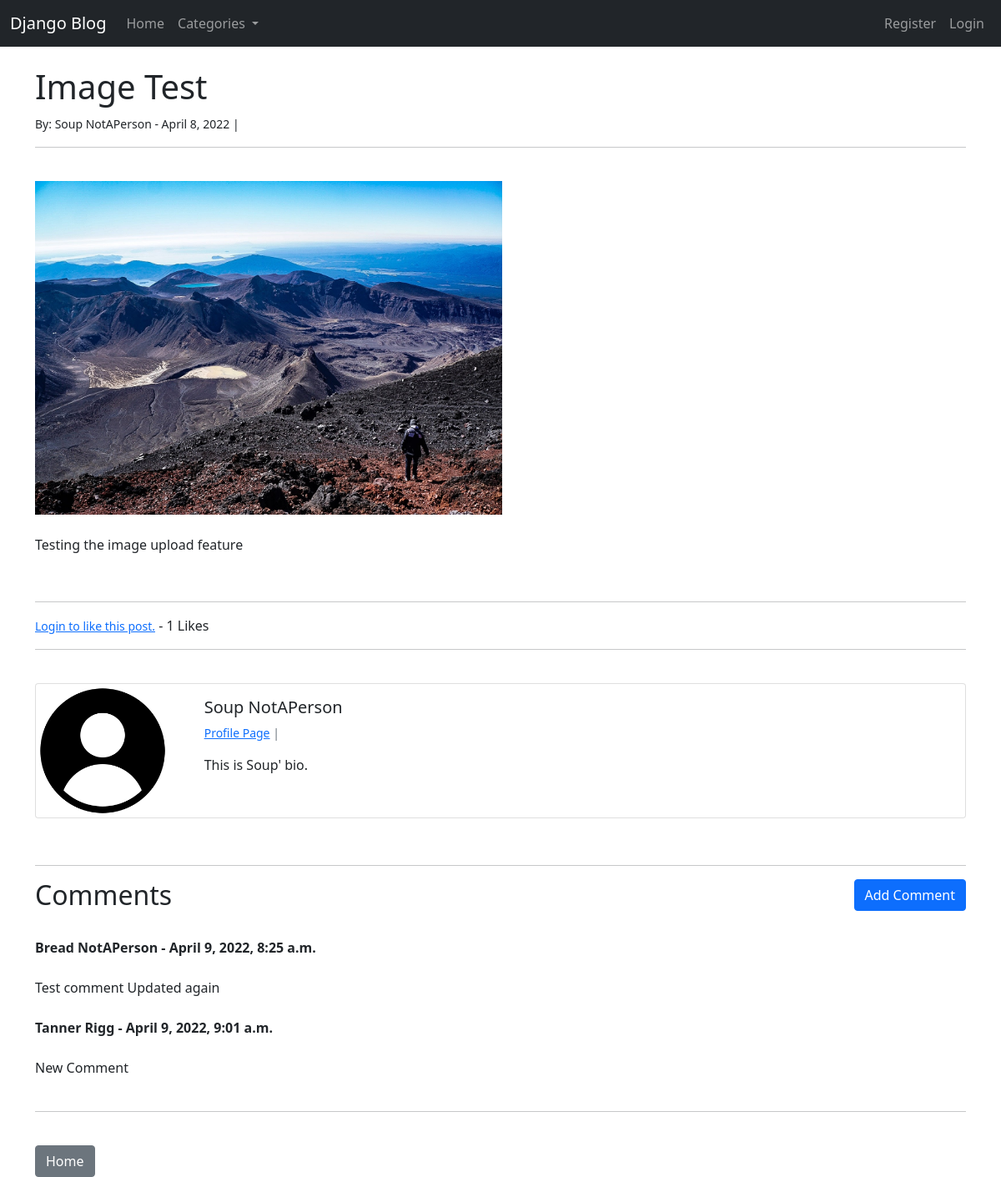
Page /article/21 on the committed database.
### theblog/models.py (models this page shows, shortened)
class Post(models.Model):
    title = models.CharField(max_length=255)
    header_image = models.ImageField(null=True, blank=True, upload_to='images/')
    author = models.ForeignKey(User, on_delete=models.CASCADE)
    body = RichTextField(blank='True', null=True)
    post_date = models.DateField(auto_now_add=True)
    category = models.CharField(max_length=255, default='unspecified')
    likes = models.ManyToManyField(User, related_name='blog_posts')
    snippet = models.CharField(max_length=255,)
    def total_likes(self):
        return self.likes.count()

class Profile(models.Model):
    user = models.OneToOneField(User, null=True, on_delete=models.CASCADE)
    bio = models.TextField()
    profile_pic = models.ImageField(null=True, blank=True, upload_to='images/profile/')
    website_url= models.CharField(max_length=255, null=True, blank=True)
    facebook_url= models.CharField(max_length=255, null=True, blank=True)
    twitter_url= models.CharField(max_length=255, null=True, blank=True)
    instagram_url= models.CharField(max_length=255, null=True, blank=True)
    github_url= models.CharField(max_length=255, null=True, blank=True)

class Comment(models.Model):
    post = models.ForeignKey(Post, on_delete=models.CASCADE, related_name='comments')
    user = models.ForeignKey(User, on_delete=models.CASCADE)
    body = models.TextField()
    date_added = models.DateTimeField(auto_now_add=True)

### theblog/views.py (the view)
# urls.py: path('article/<int:pk>', ArticleDetailView.as_view(), name='article-detail'),
class ArticleDetailView(DetailView):
    model = Post
    template_name = 'article_details.html'
    def get_context_data(self, *args, **kwargs):
        cat_menu = Category.objects.all().order_by('name')
        context = super(ArticleDetailView, self).get_context_data(*args, **kwargs)
        current_post = get_object_or_404(Post, id=self.kwargs['pk'])
        total_likes = current_post.total_likes()
        liked = False
        if current_post.likes.filter(id=self.request.user.id).exists():
            liked = True
        context["cat_menu"] = cat_menu
        context["total_likes"] = total_likes
        context["liked"] = liked
        return context

### theblog/models.py (called while the page is built)
    def __str__(self):
        return self.name

### theblog/templates/article_details.html (shortened to what this page needs)
{% extends 'base.html' %}
{% load static %}
{% block content %}
<h1>{{ post.title }}</h1>
<small>
    By: {{ post.author.first_name }} {{ post.author.last_name }} -
    {{ post.post_date }} |
</small><br>
<hr>
<br>
{% if post.header_image %}
<img src= "{{ post.header_image.url }}" style="width: 35rem; height: 25rem;">
<br><br>
{% endif %}
{{ post.body|safe }}
<br>
<hr>
<form action="{% url 'like_post' post.pk %}" method="POST">
    {% if user.is_authenticated %}
        {% if liked %}
            <button type="submit" name="post_id" value="{{ post.id }}" class="btn btn-danger btn-sm">Unlike</button>
        {% else %}
            <button type="submit" name="post_id" value="{{ post.id }}" class="btn btn-primary btn-sm">Like</button>
        {% endif %}
    {% else %}
        <small> <a href="{% url 'login' %}"> Login to like this post.</a></small>
    {% endif %}
    - {{ total_likes }} Likes
</form>
<hr>
<br>
<div class="card mb-3">
    <div class="row g-0">
      <div class="col-md-2">
    {% if post.author.profile.profile_pic %}
        <img src="{{ post.author.profile.profile_pic.url }}" class="img-fluid" style="max-width: 10rem;">
    {% else %}
        <img src="{% static 'theblog/images/default_profile_pic.png' %}" class="img-fluid" style="max-width: 10rem;">
    {% endif %}
      </div>
      <div class="col-md-10">
        <div class="card-body">
          <h5 class="card-title">{{ post.author.first_name }} {{ post.author.last_name }}</h5>
            <p class="small text-muted">
                <a href="{% url 'show_profile_page' post.author.profile.id %}">Profile Page</a> |
            </p>
          <p class="card-text">{{ post.author.profile.bio }}</p>
        </div>
      </div>
    </div>
  </div>
  <br>
  <hr>
  <h2>Comments<a href="{% url 'add_comment' post.pk %}" class="btn btn-primary" style="float:right;">Add Comment</a></h2>
  <br>
  {% if not post.comments.all %}
      No Comments Yet <a href="{% url 'add_comment' post.pk %}">Add One</a>
  {% else %}
      {% for comment in post.comments.all %}
          <strong>{{ comment.user.first_name }} {{comment.user.last_name}} - {{ comment.date_added }}</strong>
        {% if user.is_authenticated %}
            {% if user.id == comment.user.id %}
                <small>
                    <a href="{% url 'edit_comment' comment.pk %}">[Edit]</a>
                    <a href="{% url 'delete_comment' comment.pk %}">[Delete]</a>
                </small><br>
            {% else %}
                <br>
            {% endif %}
        {% else %}
            <br>
        {% endif %}
          <br>
          {{ comment.body }}
          <br><br>
      {% endfor %}
  {% endif %}
  <hr>
  <br>
<a href="{% url 'home' %}" class="btn btn-secondary">Home</a>
{% endblock %}

### theblog/templates/base.html (shortened to what this page needs)
<!Doctype html>
<html lang="en">
  <head>
    <link href="https://cdn.jsdelivr.net/npm/bootstrap@5.1.3/dist/css/bootstrap.min.css" rel="stylesheet">
  </head>
  <body>
    <nav class="navbar navbar-expand-lg navbar-dark bg-dark">
        <div class="container-fluid">
          <a class="navbar-brand" href="{% url 'home' %}">Django Blog</a>
          <div class="collapse navbar-collapse" id="navbarSupportedContent">
            <ul class="navbar-nav me-auto mb-2 mb-lg-0">
              <li class="nav-item">
                <a href="{% url 'home' %}" class="nav-link">Home</a>
              </li>
              {% if cat_menu %}
              <li class="nav-item dropdown">
                <a class="nav-link dropdown-toggle" href="#" id="navbarDropdown" role="button" data-bs-toggle="dropdown" aria-expanded="false">
                  Categories
                </a>
              </li>
              {% else %}
                <li class="nav-item">
                  <a class="nav-link" href="{% url 'category-list' %}">Categories</a>
                </li>
              {% endif %}
            </ul>
            <ul class="navbar-nav ml-auto">
              {% if user.is_authenticated %}
                <li class="nav-item dropdown">
                  <a class="nav-link dropdown-toggle" href="#" id="navbarDropdown" role="button" data-bs-toggle="dropdown" aria-expanded="false">
                    {{ user.username }}
                  </a>
                  <ul class="dropdown-menu dropdown-menu-end" aria-labelledby="navbarDropdown">
                    <li><a class="dropdown-item" href="{% url 'edit_profile' %}">Edit User Settings</a></li>
                    {% if user.profile.id %}
                      <li><a class="dropdown-item" href="{% url 'edit_profile_page' user.profile.id %}">Edit Profile Page</a></li>
                      <li><a class="dropdown-item" href="{% url 'show_profile_page' user.profile.id %}">Show Profile Page</a></li>
                    {% else %}
                      <li><a class="dropdown-item" href="{% url 'create_profile_page' %}">Create Profile Page</a></li>
                    {% endif %}
                    <hr>
                    <li>
                      <a class="dropdown-item" href="{% url 'logout' %}">
                        Logout</a>
                    </li>
                {% else %}
                  <li class="nav-item">
                    <a class="nav-link" href="{% url 'register' %}">Register</a>
                  </li>
                  <li class="nav-item">
                    <a class="nav-link" href="{% url 'login' %}">
                      Login</a>
                  </li>
                {% endif %}
              </ul>
          </div>
        </div>
      </nav>
    <br>
    <div class="container">
        {% block content %}
        {% endblock %}
    </div>
  </body>
</html>

### rows in the picture
Post: title "Image Test", author.first_name "Soup", author.last_name "NotAPerson", post_date "April 8, 2022", header_image (picture), body "Testing the image upload feature", author.profile.bio "This is Soup' bio."
Comment: user.first_name "Bread", user.last_name "NotAPerson", date_added "April 9, 2022, 8:25 a.m.", body "Test comment Updated again"
Comment: user.first_name "Tanner", user.last_name "Rigg", date_added "April 9, 2022, 9:01 a.m.", body "New Comment"

### other values in the picture
{{ total_likes }} "1"
